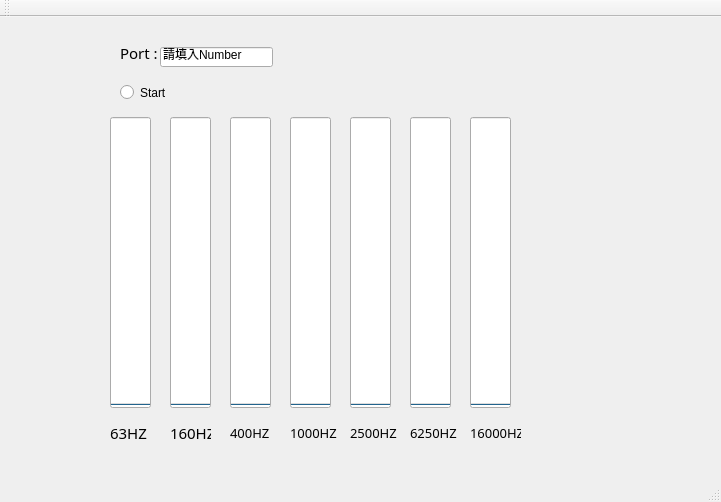
<?xml version="1.0" encoding="UTF-8"?>
<ui version="4.0">
 <class>MainWindow</class>
 <widget class="QMainWindow" name="MainWindow">
  <property name="geometry">
   <rect>
    <x>0</x>
    <y>0</y>
    <width>721</width>
    <height>502</height>
   </rect>
  </property>
  <property name="windowTitle">
   <string>MainWindow</string>
  </property>
  <widget class="QWidget" name="centralWidget">
   <widget class="QProgressBar" name="progressBar_1">
    <property name="geometry">
     <rect>
      <x>110</x>
      <y>100</y>
      <width>41</width>
      <height>291</height>
     </rect>
    </property>
    <property name="value">
     <number>0</number>
    </property>
    <property name="orientation">
     <enum>Qt::Vertical</enum>
    </property>
   </widget>
   <widget class="QProgressBar" name="progressBar_2">
    <property name="geometry">
     <rect>
      <x>170</x>
      <y>100</y>
      <width>41</width>
      <height>291</height>
     </rect>
    </property>
    <property name="value">
     <number>0</number>
    </property>
    <property name="orientation">
     <enum>Qt::Vertical</enum>
    </property>
   </widget>
   <widget class="QProgressBar" name="progressBar_3">
    <property name="geometry">
     <rect>
      <x>230</x>
      <y>100</y>
      <width>41</width>
      <height>291</height>
     </rect>
    </property>
    <property name="value">
     <number>0</number>
    </property>
    <property name="orientation">
     <enum>Qt::Vertical</enum>
    </property>
   </widget>
   <widget class="QProgressBar" name="progressBar_4">
    <property name="geometry">
     <rect>
      <x>290</x>
      <y>100</y>
      <width>41</width>
      <height>291</height>
     </rect>
    </property>
    <property name="value">
     <number>0</number>
    </property>
    <property name="orientation">
     <enum>Qt::Vertical</enum>
    </property>
   </widget>
   <widget class="QProgressBar" name="progressBar_5">
    <property name="geometry">
     <rect>
      <x>350</x>
      <y>100</y>
      <width>41</width>
      <height>291</height>
     </rect>
    </property>
    <property name="value">
     <number>0</number>
    </property>
    <property name="orientation">
     <enum>Qt::Vertical</enum>
    </property>
   </widget>
   <widget class="QProgressBar" name="progressBar_6">
    <property name="geometry">
     <rect>
      <x>410</x>
      <y>100</y>
      <width>41</width>
      <height>291</height>
     </rect>
    </property>
    <property name="value">
     <number>0</number>
    </property>
    <property name="orientation">
     <enum>Qt::Vertical</enum>
    </property>
   </widget>
   <widget class="QProgressBar" name="progressBar_7">
    <property name="geometry">
     <rect>
      <x>470</x>
      <y>100</y>
      <width>41</width>
      <height>291</height>
     </rect>
    </property>
    <property name="value">
     <number>0</number>
    </property>
    <property name="orientation">
     <enum>Qt::Vertical</enum>
    </property>
   </widget>
   <widget class="QRadioButton" name="radioButton">
    <property name="geometry">
     <rect>
      <x>120</x>
      <y>60</y>
      <width>91</width>
      <height>31</height>
     </rect>
    </property>
    <property name="text">
     <string>Start</string>
    </property>
   </widget>
   <widget class="QLabel" name="label">
    <property name="geometry">
     <rect>
      <x>110</x>
      <y>400</y>
      <width>41</width>
      <height>31</height>
     </rect>
    </property>
    <property name="minimumSize">
     <size>
      <width>0</width>
      <height>0</height>
     </size>
    </property>
    <property name="font">
     <font>
      <family>Albertus MT Lt</family>
      <pointsize>11</pointsize>
      <weight>50</weight>
      <bold>false</bold>
     </font>
    </property>
    <property name="text">
     <string>63HZ</string>
    </property>
   </widget>
   <widget class="QLabel" name="label_2">
    <property name="geometry">
     <rect>
      <x>170</x>
      <y>400</y>
      <width>41</width>
      <height>31</height>
     </rect>
    </property>
    <property name="minimumSize">
     <size>
      <width>0</width>
      <height>0</height>
     </size>
    </property>
    <property name="font">
     <font>
      <family>Albertus MT Lt</family>
      <pointsize>11</pointsize>
      <weight>50</weight>
      <bold>false</bold>
     </font>
    </property>
    <property name="text">
     <string>160HZ</string>
    </property>
   </widget>
   <widget class="QLabel" name="label_3">
    <property name="geometry">
     <rect>
      <x>230</x>
      <y>400</y>
      <width>51</width>
      <height>31</height>
     </rect>
    </property>
    <property name="minimumSize">
     <size>
      <width>0</width>
      <height>0</height>
     </size>
    </property>
    <property name="font">
     <font>
      <family>Albertus MT Lt</family>
      <pointsize>10</pointsize>
      <weight>50</weight>
      <bold>false</bold>
     </font>
    </property>
    <property name="text">
     <string>400HZ</string>
    </property>
   </widget>
   <widget class="QLabel" name="label_4">
    <property name="geometry">
     <rect>
      <x>290</x>
      <y>400</y>
      <width>51</width>
      <height>31</height>
     </rect>
    </property>
    <property name="minimumSize">
     <size>
      <width>0</width>
      <height>0</height>
     </size>
    </property>
    <property name="font">
     <font>
      <family>Albertus MT Lt</family>
      <pointsize>10</pointsize>
      <weight>50</weight>
      <bold>false</bold>
     </font>
    </property>
    <property name="text">
     <string>1000HZ</string>
    </property>
   </widget>
   <widget class="QLabel" name="label_5">
    <property name="geometry">
     <rect>
      <x>350</x>
      <y>400</y>
      <width>51</width>
      <height>31</height>
     </rect>
    </property>
    <property name="minimumSize">
     <size>
      <width>0</width>
      <height>0</height>
     </size>
    </property>
    <property name="font">
     <font>
      <family>Albertus MT Lt</family>
      <pointsize>10</pointsize>
      <weight>50</weight>
      <bold>false</bold>
     </font>
    </property>
    <property name="text">
     <string>2500HZ</string>
    </property>
   </widget>
   <widget class="QLabel" name="label_6">
    <property name="geometry">
     <rect>
      <x>410</x>
      <y>400</y>
      <width>51</width>
      <height>31</height>
     </rect>
    </property>
    <property name="minimumSize">
     <size>
      <width>0</width>
      <height>0</height>
     </size>
    </property>
    <property name="font">
     <font>
      <family>Albertus MT Lt</family>
      <pointsize>10</pointsize>
      <weight>50</weight>
      <bold>false</bold>
     </font>
    </property>
    <property name="text">
     <string>6250HZ</string>
    </property>
   </widget>
   <widget class="QLabel" name="label_7">
    <property name="geometry">
     <rect>
      <x>470</x>
      <y>400</y>
      <width>51</width>
      <height>31</height>
     </rect>
    </property>
    <property name="minimumSize">
     <size>
      <width>0</width>
      <height>0</height>
     </size>
    </property>
    <property name="font">
     <font>
      <family>Albertus MT Lt</family>
      <pointsize>10</pointsize>
      <weight>50</weight>
      <bold>false</bold>
     </font>
    </property>
    <property name="text">
     <string>16000HZ</string>
    </property>
   </widget>
   <widget class="QLabel" name="label_8">
    <property name="geometry">
     <rect>
      <x>120</x>
      <y>20</y>
      <width>41</width>
      <height>31</height>
     </rect>
    </property>
    <property name="minimumSize">
     <size>
      <width>0</width>
      <height>0</height>
     </size>
    </property>
    <property name="font">
     <font>
      <family>Albertus MT Lt</family>
      <pointsize>11</pointsize>
      <weight>50</weight>
      <bold>false</bold>
     </font>
    </property>
    <property name="text">
     <string>Port :</string>
    </property>
   </widget>
   <widget class="QLineEdit" name="lineEdit">
    <property name="geometry">
     <rect>
      <x>160</x>
      <y>30</y>
      <width>113</width>
      <height>20</height>
     </rect>
    </property>
    <property name="text">
     <string>請填入Number</string>
    </property>
   </widget>
  </widget>
  <widget class="QMenuBar" name="menuBar">
   <property name="geometry">
    <rect>
     <x>0</x>
     <y>0</y>
     <width>721</width>
     <height>22</height>
    </rect>
   </property>
  </widget>
  <widget class="QToolBar" name="mainToolBar">
   <attribute name="toolBarArea">
    <enum>TopToolBarArea</enum>
   </attribute>
   <attribute name="toolBarBreak">
    <bool>false</bool>
   </attribute>
  </widget>
  <widget class="QStatusBar" name="statusBar"/>
 </widget>
 <layoutdefault spacing="6" margin="11"/>
 <resources/>
 <connections/>
</ui>
